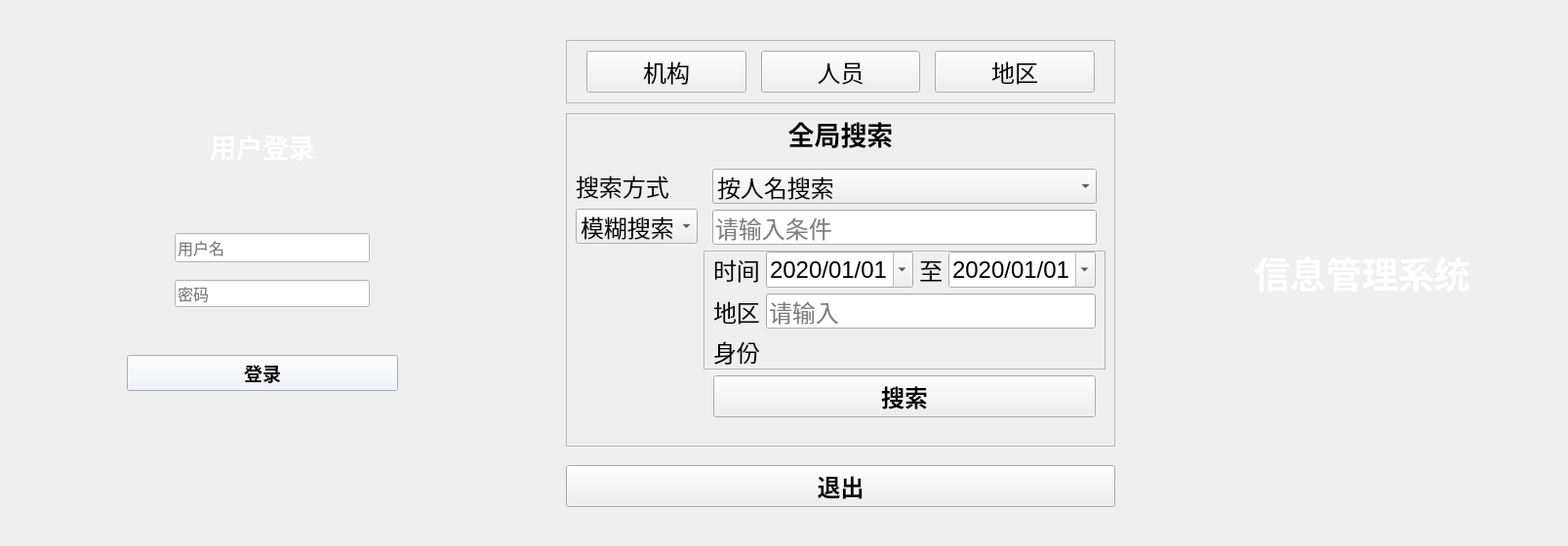
<?xml version="1.0" encoding="UTF-8"?>
<ui version="4.0">
 <class>Form</class>
 <widget class="QWidget" name="Form">
  <property name="geometry">
   <rect>
    <x>0</x>
    <y>0</y>
    <width>1607</width>
    <height>560</height>
   </rect>
  </property>
  <property name="font">
   <font>
    <family>Microsoft YaHei UI</family>
    <pointsize>18</pointsize>
   </font>
  </property>
  <property name="windowTitle">
   <string>信息管理系统</string>
  </property>
  <layout class="QVBoxLayout" name="verticalLayout_4">
   <property name="spacing">
    <number>0</number>
   </property>
   <property name="leftMargin">
    <number>0</number>
   </property>
   <property name="topMargin">
    <number>0</number>
   </property>
   <property name="rightMargin">
    <number>0</number>
   </property>
   <property name="bottomMargin">
    <number>0</number>
   </property>
   <item>
    <layout class="QHBoxLayout" name="horizontalLayout_3">
     <property name="spacing">
      <number>0</number>
     </property>
     <item>
      <spacer name="horizontalSpacer_3">
       <property name="orientation">
        <enum>Qt::Horizontal</enum>
       </property>
       <property name="sizeType">
        <enum>QSizePolicy::Fixed</enum>
       </property>
       <property name="sizeHint" stdset="0">
        <size>
         <width>100</width>
         <height>20</height>
        </size>
       </property>
      </spacer>
     </item>
     <item>
      <widget class="QWidget" name="loginWidget" native="true">
       <layout class="QVBoxLayout" name="verticalLayout_5">
        <property name="spacing">
         <number>10</number>
        </property>
        <property name="leftMargin">
         <number>0</number>
        </property>
        <property name="topMargin">
         <number>0</number>
        </property>
        <property name="rightMargin">
         <number>0</number>
        </property>
        <property name="bottomMargin">
         <number>0</number>
        </property>
        <item>
         <spacer name="verticalSpacer">
          <property name="orientation">
           <enum>Qt::Vertical</enum>
          </property>
          <property name="sizeHint" stdset="0">
           <size>
            <width>20</width>
            <height>40</height>
           </size>
          </property>
         </spacer>
        </item>
        <item>
         <widget class="QLabel" name="label">
          <property name="palette">
           <palette>
            <active>
             <colorrole role="WindowText">
              <brush brushstyle="SolidPattern">
               <color alpha="255">
                <red>255</red>
                <green>255</green>
                <blue>255</blue>
               </color>
              </brush>
             </colorrole>
            </active>
            <inactive>
             <colorrole role="WindowText">
              <brush brushstyle="SolidPattern">
               <color alpha="255">
                <red>255</red>
                <green>255</green>
                <blue>255</blue>
               </color>
              </brush>
             </colorrole>
            </inactive>
            <disabled>
             <colorrole role="WindowText">
              <brush brushstyle="SolidPattern">
               <color alpha="255">
                <red>120</red>
                <green>120</green>
                <blue>120</blue>
               </color>
              </brush>
             </colorrole>
            </disabled>
           </palette>
          </property>
          <property name="font">
           <font>
            <family>Microsoft YaHei UI</family>
            <pointsize>20</pointsize>
            <weight>75</weight>
            <bold>true</bold>
           </font>
          </property>
          <property name="text">
           <string>用户登录</string>
          </property>
          <property name="alignment">
           <set>Qt::AlignCenter</set>
          </property>
         </widget>
        </item>
        <item>
         <widget class="QFrame" name="frame">
          <property name="palette">
           <palette>
            <active>
             <colorrole role="Button">
              <brush brushstyle="SolidPattern">
               <color alpha="255">
                <red>237</red>
                <green>239</green>
                <blue>251</blue>
               </color>
              </brush>
             </colorrole>
             <colorrole role="Base">
              <brush brushstyle="SolidPattern">
               <color alpha="255">
                <red>237</red>
                <green>239</green>
                <blue>251</blue>
               </color>
              </brush>
             </colorrole>
             <colorrole role="Window">
              <brush brushstyle="SolidPattern">
               <color alpha="255">
                <red>237</red>
                <green>239</green>
                <blue>251</blue>
               </color>
              </brush>
             </colorrole>
            </active>
            <inactive>
             <colorrole role="Button">
              <brush brushstyle="SolidPattern">
               <color alpha="255">
                <red>237</red>
                <green>239</green>
                <blue>251</blue>
               </color>
              </brush>
             </colorrole>
             <colorrole role="Base">
              <brush brushstyle="SolidPattern">
               <color alpha="255">
                <red>237</red>
                <green>239</green>
                <blue>251</blue>
               </color>
              </brush>
             </colorrole>
             <colorrole role="Window">
              <brush brushstyle="SolidPattern">
               <color alpha="255">
                <red>237</red>
                <green>239</green>
                <blue>251</blue>
               </color>
              </brush>
             </colorrole>
            </inactive>
            <disabled>
             <colorrole role="Button">
              <brush brushstyle="SolidPattern">
               <color alpha="255">
                <red>237</red>
                <green>239</green>
                <blue>251</blue>
               </color>
              </brush>
             </colorrole>
             <colorrole role="Base">
              <brush brushstyle="SolidPattern">
               <color alpha="255">
                <red>237</red>
                <green>239</green>
                <blue>251</blue>
               </color>
              </brush>
             </colorrole>
             <colorrole role="Window">
              <brush brushstyle="SolidPattern">
               <color alpha="255">
                <red>237</red>
                <green>239</green>
                <blue>251</blue>
               </color>
              </brush>
             </colorrole>
            </disabled>
           </palette>
          </property>
          <property name="font">
           <font>
            <family>Microsoft YaHei UI</family>
           </font>
          </property>
          <layout class="QVBoxLayout" name="verticalLayout">
           <property name="spacing">
            <number>20</number>
           </property>
           <property name="leftMargin">
            <number>30</number>
           </property>
           <property name="topMargin">
            <number>30</number>
           </property>
           <property name="rightMargin">
            <number>30</number>
           </property>
           <property name="bottomMargin">
            <number>30</number>
           </property>
           <item>
            <widget class="QWidget" name="widget_login_form" native="true">
             <property name="palette">
              <palette>
               <active>
                <colorrole role="Button">
                 <brush brushstyle="SolidPattern">
                  <color alpha="255">
                   <red>255</red>
                   <green>255</green>
                   <blue>255</blue>
                  </color>
                 </brush>
                </colorrole>
                <colorrole role="Base">
                 <brush brushstyle="SolidPattern">
                  <color alpha="255">
                   <red>255</red>
                   <green>255</green>
                   <blue>255</blue>
                  </color>
                 </brush>
                </colorrole>
                <colorrole role="Window">
                 <brush brushstyle="SolidPattern">
                  <color alpha="255">
                   <red>255</red>
                   <green>255</green>
                   <blue>255</blue>
                  </color>
                 </brush>
                </colorrole>
               </active>
               <inactive>
                <colorrole role="Button">
                 <brush brushstyle="SolidPattern">
                  <color alpha="255">
                   <red>255</red>
                   <green>255</green>
                   <blue>255</blue>
                  </color>
                 </brush>
                </colorrole>
                <colorrole role="Base">
                 <brush brushstyle="SolidPattern">
                  <color alpha="255">
                   <red>255</red>
                   <green>255</green>
                   <blue>255</blue>
                  </color>
                 </brush>
                </colorrole>
                <colorrole role="Window">
                 <brush brushstyle="SolidPattern">
                  <color alpha="255">
                   <red>255</red>
                   <green>255</green>
                   <blue>255</blue>
                  </color>
                 </brush>
                </colorrole>
               </inactive>
               <disabled>
                <colorrole role="Button">
                 <brush brushstyle="SolidPattern">
                  <color alpha="255">
                   <red>255</red>
                   <green>255</green>
                   <blue>255</blue>
                  </color>
                 </brush>
                </colorrole>
                <colorrole role="Base">
                 <brush brushstyle="SolidPattern">
                  <color alpha="255">
                   <red>255</red>
                   <green>255</green>
                   <blue>255</blue>
                  </color>
                 </brush>
                </colorrole>
                <colorrole role="Window">
                 <brush brushstyle="SolidPattern">
                  <color alpha="255">
                   <red>255</red>
                   <green>255</green>
                   <blue>255</blue>
                  </color>
                 </brush>
                </colorrole>
               </disabled>
              </palette>
             </property>
             <layout class="QVBoxLayout" name="verticalLayout_3">
              <property name="spacing">
               <number>0</number>
              </property>
              <property name="leftMargin">
               <number>20</number>
              </property>
              <property name="topMargin">
               <number>20</number>
              </property>
              <property name="rightMargin">
               <number>20</number>
              </property>
              <property name="bottomMargin">
               <number>20</number>
              </property>
              <item>
               <widget class="QWidget" name="widget_un" native="true">
                <layout class="QHBoxLayout" name="horizontalLayout_4">
                 <item>
                  <widget class="QLabel" name="icon_un">
                   <property name="sizePolicy">
                    <sizepolicy hsizetype="Fixed" vsizetype="Fixed">
                     <horstretch>0</horstretch>
                     <verstretch>0</verstretch>
                    </sizepolicy>
                   </property>
                   <property name="maximumSize">
                    <size>
                     <width>30</width>
                     <height>30</height>
                    </size>
                   </property>
                   <property name="text">
                    <string/>
                   </property>
                      <property name="pixmap">
                          <pixmap>../../../../../../../static/svg/un.svg
                          </pixmap>
                      </property>
                   <property name="scaledContents">
                    <bool>true</bool>
                   </property>
                  </widget>
                 </item>
                 <item>
                  <widget class="QLineEdit" name="lineEdit_un">
                   <property name="sizePolicy">
                    <sizepolicy hsizetype="Expanding" vsizetype="Fixed">
                     <horstretch>0</horstretch>
                     <verstretch>0</verstretch>
                    </sizepolicy>
                   </property>
                   <property name="minimumSize">
                    <size>
                     <width>200</width>
                     <height>30</height>
                    </size>
                   </property>
                   <property name="font">
                    <font>
                     <family>Microsoft YaHei UI</family>
                     <pointsize>12</pointsize>
                     <weight>50</weight>
                     <bold>false</bold>
                    </font>
                   </property>
                   <property name="placeholderText">
                    <string>用户名</string>
                   </property>
                  </widget>
                 </item>
                </layout>
               </widget>
              </item>
              <item>
               <widget class="QWidget" name="widget_psd" native="true">
                <layout class="QHBoxLayout" name="horizontalLayout">
                 <item>
                  <widget class="QLabel" name="icon_psd">
                   <property name="sizePolicy">
                    <sizepolicy hsizetype="Fixed" vsizetype="Fixed">
                     <horstretch>0</horstretch>
                     <verstretch>0</verstretch>
                    </sizepolicy>
                   </property>
                   <property name="maximumSize">
                    <size>
                     <width>30</width>
                     <height>30</height>
                    </size>
                   </property>
                      <property name="pixmap">
                          <pixmap>../../../../../../../static/svg/psd.svg
                          </pixmap>
                      </property>
                   <property name="scaledContents">
                    <bool>true</bool>
                   </property>
                  </widget>
                 </item>
                 <item>
                  <widget class="QLineEdit" name="lineEdit_psd">
                   <property name="sizePolicy">
                    <sizepolicy hsizetype="Expanding" vsizetype="Fixed">
                     <horstretch>0</horstretch>
                     <verstretch>0</verstretch>
                    </sizepolicy>
                   </property>
                   <property name="minimumSize">
                    <size>
                     <width>200</width>
                     <height>0</height>
                    </size>
                   </property>
                   <property name="maximumSize">
                    <size>
                     <width>16777215</width>
                     <height>30</height>
                    </size>
                   </property>
                   <property name="font">
                    <font>
                     <family>Microsoft YaHei UI</family>
                     <pointsize>12</pointsize>
                     <weight>50</weight>
                     <bold>false</bold>
                    </font>
                   </property>
                   <property name="echoMode">
                    <enum>QLineEdit::Password</enum>
                   </property>
                   <property name="placeholderText">
                    <string>密码</string>
                   </property>
                   <property name="clearButtonEnabled">
                    <bool>true</bool>
                   </property>
                  </widget>
                 </item>
                </layout>
               </widget>
              </item>
             </layout>
            </widget>
           </item>
           <item>
            <widget class="QPushButton" name="pushButton">
             <property name="font">
              <font>
               <family>Microsoft YaHei UI</family>
               <pointsize>14</pointsize>
               <weight>75</weight>
               <bold>true</bold>
              </font>
             </property>
             <property name="cursor">
              <cursorShape>PointingHandCursor</cursorShape>
             </property>
             <property name="text">
              <string>登录</string>
             </property>
            </widget>
           </item>
          </layout>
         </widget>
        </item>
        <item>
         <spacer name="verticalSpacer_2">
          <property name="orientation">
           <enum>Qt::Vertical</enum>
          </property>
             <property name="sizeHint" stdset="0">
                 <size>
                     <width>20</width>
                     <height>40</height>
                 </size>
             </property>
         </spacer>
        </item>
       </layout>
      </widget>
     </item>
        <item>
            <spacer name="horizontalSpacer_6">
                <property name="orientation">
                    <enum>Qt::Horizontal</enum>
                </property>
                <property name="sizeHint" stdset="0">
                    <size>
                        <width>40</width>
                        <height>20</height>
                    </size>
                </property>
            </spacer>
        </item>
        <item>
            <widget class="QWidget" name="widget_main" native="true">
                <property name="sizePolicy">
                    <sizepolicy hsizetype="Fixed" vsizetype="Preferred">
                        <horstretch>0</horstretch>
                        <verstretch>0</verstretch>
                    </sizepolicy>
                </property>
                <layout class="QVBoxLayout" name="verticalLayout_2">
        <property name="spacing">
         <number>10</number>
        </property>
        <property name="leftMargin">
         <number>50</number>
        </property>
        <property name="topMargin">
         <number>0</number>
        </property>
        <property name="rightMargin">
         <number>50</number>
        </property>
        <property name="bottomMargin">
         <number>0</number>
        </property>
        <item>
         <spacer name="verticalSpacer_3">
          <property name="orientation">
           <enum>Qt::Vertical</enum>
          </property>
          <property name="sizeHint" stdset="0">
           <size>
            <width>20</width>
            <height>40</height>
           </size>
          </property>
         </spacer>
        </item>
        <item>
         <widget class="QFrame" name="frame_2">
          <property name="frameShape">
           <enum>QFrame::StyledPanel</enum>
          </property>
          <property name="frameShadow">
           <enum>QFrame::Raised</enum>
          </property>
          <layout class="QVBoxLayout" name="verticalLayout_6">
           <property name="spacing">
            <number>20</number>
           </property>
           <property name="leftMargin">
            <number>20</number>
           </property>
           <property name="topMargin">
            <number>10</number>
           </property>
           <property name="rightMargin">
            <number>20</number>
           </property>
           <property name="bottomMargin">
            <number>10</number>
           </property>
           <item>
            <layout class="QHBoxLayout" name="horizontalLayout_5">
             <property name="spacing">
              <number>15</number>
             </property>
             <item>
              <widget class="QPushButton" name="btn_jg">
               <property name="cursor">
                <cursorShape>PointingHandCursor</cursorShape>
               </property>
               <property name="text">
                <string>机构</string>
               </property>
              </widget>
             </item>
             <item>
              <widget class="QPushButton" name="btn_ry">
               <property name="cursor">
                <cursorShape>PointingHandCursor</cursorShape>
               </property>
               <property name="text">
                <string>人员</string>
               </property>
              </widget>
             </item>
             <item>
              <widget class="QPushButton" name="btn_dq">
               <property name="cursor">
                <cursorShape>PointingHandCursor</cursorShape>
               </property>
               <property name="text">
                <string>地区</string>
               </property>
              </widget>
             </item>
            </layout>
           </item>
          </layout>
         </widget>
        </item>
        <item>
         <widget class="QWidget" name="widget" native="true">
             <layout class="QHBoxLayout" name="horizontalLayout_2">
                 <property name="spacing">
                     <number>0</number>
                 </property>
                 <property name="leftMargin">
                     <number>0</number>
                 </property>
                 <property name="topMargin">
                     <number>0</number>
                 </property>
                 <property name="rightMargin">
                     <number>0</number>
                 </property>
                 <item>
                     <widget class="QFrame" name="frame_3">
                         <property name="frameShape">
                             <enum>QFrame::StyledPanel</enum>
                         </property>
                         <property name="frameShadow">
                             <enum>QFrame::Raised</enum>
                         </property>
                         <layout class="QVBoxLayout" name="verticalLayout_7">
                             <property name="topMargin">
               <number>0</number>
              </property>
              <item>
               <widget class="QLabel" name="label_5">
                <property name="font">
                 <font>
                  <family>Microsoft YaHei</family>
                  <pointsize>20</pointsize>
                  <weight>75</weight>
                  <bold>true</bold>
                 </font>
                </property>
                <property name="text">
                 <string>全局搜索</string>
                </property>
                <property name="alignment">
                 <set>Qt::AlignCenter</set>
                </property>
               </widget>
              </item>
              <item>
               <layout class="QHBoxLayout" name="horizontalLayout_6">
                <item>
                 <layout class="QVBoxLayout" name="verticalLayout_8">
                  <property name="topMargin">
                   <number>10</number>
                  </property>
                  <item>
                   <widget class="QLabel" name="label_4">
                    <property name="text">
                     <string>搜索方式</string>
                    </property>
                   </widget>
                  </item>
                  <item>
                   <widget class="QComboBox" name="cb_target">
                    <item>
                     <property name="text">
                      <string>模糊搜索</string>
                     </property>
                    </item>
                    <item>
                     <property name="text">
                      <string>详细搜索</string>
                     </property>
                    </item>
                   </widget>
                  </item>
                  <item>
                   <spacer name="verticalSpacer_6">
                    <property name="orientation">
                     <enum>Qt::Vertical</enum>
                    </property>
                    <property name="sizeHint" stdset="0">
                     <size>
                      <width>20</width>
                      <height>40</height>
                     </size>
                    </property>
                   </spacer>
                  </item>
                 </layout>
                </item>
                <item>
                 <layout class="QVBoxLayout" name="verticalLayout_9">
                  <property name="topMargin">
                   <number>10</number>
                  </property>
                  <property name="bottomMargin">
                   <number>20</number>
                  </property>
                  <item>
                   <widget class="QFrame" name="frame_mohu">
                    <layout class="QVBoxLayout" name="verticalLayout_11">
                     <property name="topMargin">
                      <number>0</number>
                     </property>
                     <property name="bottomMargin">
                      <number>0</number>
                     </property>
                     <item>
                      <widget class="QComboBox" name="comboBox">
                       <item>
                        <property name="text">
                         <string>按人名搜索</string>
                        </property>
                       </item>
                       <item>
                        <property name="text">
                         <string>按地名搜索</string>
                        </property>
                       </item>
                      </widget>
                     </item>
                     <item>
                      <widget class="QLineEdit" name="lineEdit">
                       <property name="sizePolicy">
                        <sizepolicy hsizetype="Preferred" vsizetype="Fixed">
                         <horstretch>0</horstretch>
                         <verstretch>0</verstretch>
                        </sizepolicy>
                       </property>
                       <property name="placeholderText">
                        <string>请输入条件</string>
                       </property>
                      </widget>
                     </item>
                    </layout>
                   </widget>
                  </item>
                  <item>
                      <widget class="QFrame" name="frame_xiangxi">
                          <property name="frameShape">
                              <enum>QFrame::StyledPanel</enum>
                          </property>
                          <property name="frameShadow">
                              <enum>QFrame::Raised</enum>
                          </property>
                          <layout class="QVBoxLayout" name="verticalLayout_10">
                              <property name="topMargin">
                                  <number>0</number>
                              </property>
                              <property name="bottomMargin">
                                  <number>0</number>
                              </property>
                              <item>
                                  <layout class="QHBoxLayout" name="horizontalLayout_12">
                                      <item>
                                          <widget class="QLabel" name="label_6">
                                              <property name="text">
                                                  <string>时间</string>
                                              </property>
                                          </widget>
                                      </item>
                                      <item>
                                          <widget class="QDateEdit" name="xiangxi_sj1">
                                              <property name="displayFormat">
                                                  <string>yyyy/MM/dd</string>
                                              </property>
                                              <property name="calendarPopup">
                                                  <bool>true</bool>
                                              </property>
                                              <property name="date">
                                                  <date>
                                                      <year>2020</year>
                                                      <month>1</month>
                                                      <day>1</day>
                                                  </date>
                                              </property>
                                          </widget>
                                      </item>
                                      <item>
                                          <widget class="QLabel" name="label_3">
                                              <property name="text">
                                                  <string>至</string>
                                              </property>
                                          </widget>
                                      </item>
                                      <item>
                                          <widget class="QDateEdit" name="xiangxi_sj2">
                                              <property name="displayFormat">
                                                  <string>yyyy/MM/dd</string>
                                              </property>
                                              <property name="calendarPopup">
                                                  <bool>true</bool>
                                              </property>
                                              <property name="date">
                                                  <date>
                                                      <year>2020</year>
                                                      <month>1</month>
                                                      <day>1</day>
                                                  </date>
                                              </property>
                                          </widget>
                                      </item>
                                  </layout>
                              </item>
                              <item>
                                  <layout class="QHBoxLayout" name="horizontalLayout_13">
                                      <item>
                                          <widget class="QLabel" name="label_7">
                                              <property name="text">
                                                  <string>地区</string>
                                              </property>
                                          </widget>
                                      </item>
                                      <item>
                                          <widget class="QLineEdit" name="xiangxi_dq">
                                              <property name="placeholderText">
                                                  <string>请输入</string>
                                              </property>
                                          </widget>
                                      </item>
                                  </layout>
                              </item>
                              <item>
                                  <layout class="QHBoxLayout" name="horizontalLayout_14">
                                      <item>
                                          <widget class="QLabel" name="label_8">
                                              <property name="text">
                                                  <string>身份</string>
                                              </property>
                                          </widget>
                                      </item>
                                      <item>
                                          <widget class="CheckComboBox" name="xiangxi_sf" native="true"/>
                                      </item>
                                  </layout>
                              </item>
                          </layout>
                      </widget>
                  </item>
                     <item>
                         <layout class="QHBoxLayout" name="horizontalLayout_8">
                             <property name="leftMargin">
                                 <number>10</number>
                             </property>
                             <property name="rightMargin">
                                 <number>10</number>
                             </property>
                             <item>
                                 <widget class="QPushButton" name="btn_search">
                                     <property name="font">
                                         <font>
                                             <family>Microsoft YaHei UI</family>
                                             <pointsize>18</pointsize>
                                             <weight>75</weight>
                                             <bold>true</bold>
                                         </font>
                                     </property>
                                     <property name="cursor">
                                         <cursorShape>PointingHandCursor</cursorShape>
                                     </property>
                                     <property name="text">
                                         <string>搜索</string>
                                     </property>
                                 </widget>
                             </item>
                         </layout>
                     </item>
                 </layout>
                </item>
               </layout>
              </item>
              <item>
               <layout class="QGridLayout" name="gridLayout"/>
              </item>
             </layout>
            </widget>
           </item>
          </layout>
         </widget>
        </item>
                    <item>
                        <widget class="QPushButton" name="btn_logout">
                            <property name="minimumSize">
                                <size>
                                    <width>100</width>
                                    <height>0</height>
                                </size>
                            </property>
                            <property name="font">
                                <font>
                                    <family>Microsoft YaHei UI</family>
                                    <pointsize>18</pointsize>
                                    <weight>75</weight>
                                    <bold>true</bold>
                                </font>
                            </property>
                            <property name="cursor">
                                <cursorShape>PointingHandCursor</cursorShape>
                            </property>
                            <property name="text">
                                <string>退出</string>
                            </property>
                        </widget>
                    </item>
        <item>
         <spacer name="verticalSpacer_4">
          <property name="orientation">
           <enum>Qt::Vertical</enum>
          </property>
          <property name="sizeHint" stdset="0">
           <size>
            <width>20</width>
            <height>40</height>
           </size>
          </property>
         </spacer>
        </item>
       </layout>
      </widget>
     </item>
     <item>
      <spacer name="horizontalSpacer">
       <property name="orientation">
        <enum>Qt::Horizontal</enum>
       </property>
       <property name="sizeHint" stdset="0">
        <size>
         <width>40</width>
         <height>20</height>
        </size>
       </property>
      </spacer>
     </item>
     <item>
         <widget class="QLabel" name="label_title">
             <property name="palette">
                 <palette>
                     <active>
                         <colorrole role="WindowText">
                             <brush brushstyle="SolidPattern">
                                 <color alpha="255">
                                     <red>255</red>
                                     <green>255</green>
                                     <blue>255</blue>
                                 </color>
           </brush>
          </colorrole>
         </active>
         <inactive>
          <colorrole role="WindowText">
           <brush brushstyle="SolidPattern">
            <color alpha="255">
             <red>255</red>
             <green>255</green>
             <blue>255</blue>
            </color>
           </brush>
          </colorrole>
         </inactive>
         <disabled>
          <colorrole role="WindowText">
           <brush brushstyle="SolidPattern">
            <color alpha="255">
             <red>120</red>
             <green>120</green>
             <blue>120</blue>
            </color>
           </brush>
          </colorrole>
         </disabled>
        </palette>
       </property>
       <property name="font">
        <font>
         <family>Microsoft YaHei UI</family>
         <pointsize>28</pointsize>
         <weight>75</weight>
         <bold>true</bold>
        </font>
       </property>
       <property name="text">
        <string>信息管理系统</string>
       </property>
       <property name="alignment">
        <set>Qt::AlignLeading|Qt::AlignLeft|Qt::AlignVCenter</set>
       </property>
      </widget>
     </item>
     <item>
      <spacer name="horizontalSpacer_2">
       <property name="orientation">
        <enum>Qt::Horizontal</enum>
       </property>
       <property name="sizeType">
        <enum>QSizePolicy::Fixed</enum>
       </property>
       <property name="sizeHint" stdset="0">
           <size>
               <width>100</width>
               <height>20</height>
           </size>
       </property>
      </spacer>
     </item>
    </layout>
   </item>
  </layout>
 </widget>
    <customwidgets>
        <customwidget>
            <class>CheckComboBox</class>
            <extends>QWidget</extends>
            <header>ui.page_elements.check_combo_box</header>
            <container>1</container>
        </customwidget>
    </customwidgets>
    <resources/>
    <connections/>
</ui>
